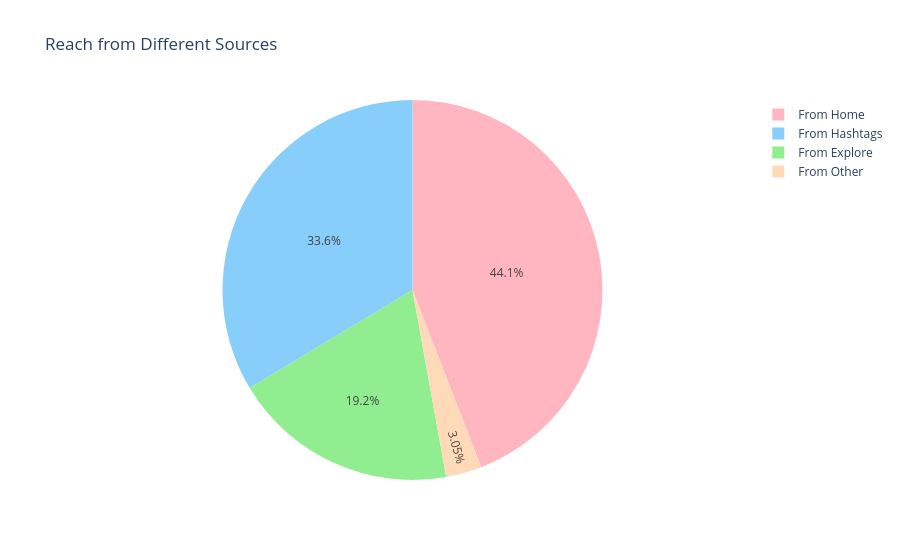

Notebook code cell kept with this figure:
### Markdown cell above
### 9. look at the distribution of reach from different sources

### Code cell
reach_sources = ['From Home', 'From Hashtags', 'From Explore', 'From Other']
reach_counts = [data[source].sum() for source in reach_sources]

colors = ['#FFB6C1', '#87CEFA', '#90EE90', '#FFDAB9']

fig = px.pie(data_frame=data, names=reach_sources, 
             values=reach_counts, 
             title='Reach from Different Sources',
             color_discrete_sequence=colors)
fig.show()

### Figure 1 — Plotly figure (JSON) as saved in the notebook; plotly's stock layout.template omitted (floating-point values rounded to 4 significant figures)
{"data": [{"domain": {"x": [0, 1], "y": [0, 1]}, "hovertemplate": "label=%{label}<br>value=%{value}<extra></extra>", "labels": ["From Home", "From Hashtags", "From Explore", "From Other"], "legendgroup": "", "name": "", "showlegend": true, "type": "pie", "values": [294619, 224614, 128294, 20360]}], "layout": {"legend": {"tracegroupgap": 0}, "piecolorway": ["#FFB6C1", "#87CEFA", "#90EE90", "#FFDAB9"], "title": {"text": "Reach from Different Sources"}}}
